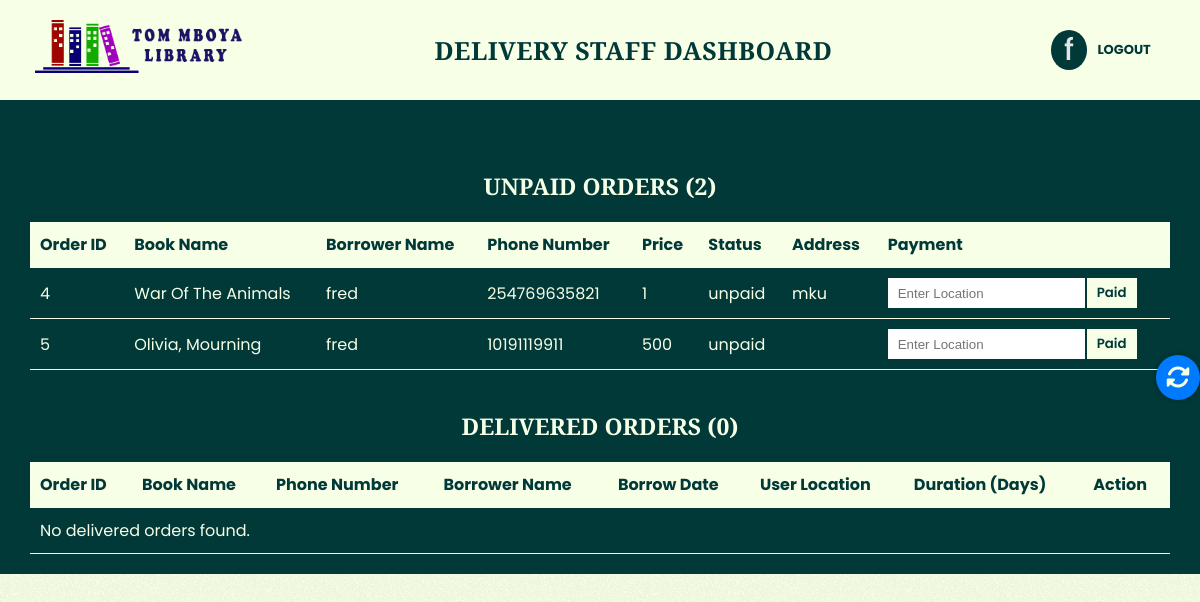
Page /deliverydashboard.php (signed in) on the committed database.
### tables this page shows
CREATE TABLE `deliverystaff` (
  `id` int(100) NOT NULL,
  `dname` varchar(100) NOT NULL,
  `demail` varchar(100) NOT NULL,
  `dphonenumber` varchar(100) NOT NULL,
  `dpassword` varchar(100) NOT NULL,
  `dnationalid` int(100) NOT NULL
);

CREATE TABLE `borrowedbooks` (
  `order_id` int(100) NOT NULL,
  `serialnumber` varchar(100) NOT NULL,
  `bookname` varchar(100) NOT NULL,
  `borrower_id` varchar(100) NOT NULL,
  `phone_no` varchar(100) NOT NULL,
  `borrower_name` varchar(100) NOT NULL,
  `borrow_date` date NOT NULL,
  `price` int(100) NOT NULL,
  `status` varchar(100) NOT NULL,
  `userlocation` varchar(100) NOT NULL,
  `address` varchar(100) NOT NULL,
  `additionalDetails` varchar(100) NOT NULL
);

### deliverydashboard.php (the view, shortened to what this page needs)
<?php
include 'config.php';
$delivery_id = mysqli_real_escape_string($conn, $_SESSION['delivery_id']);
$unpaidOrdersCountQuery = "SELECT COUNT(*) as count FROM borrowedbooks WHERE status = 'unpaid'";
$unpaidOrdersCountResult = $conn->query($unpaidOrdersCountQuery);
$unpaidOrdersCount = 0;
if ($unpaidOrdersCountResult->num_rows > 0) {
    $row = $unpaidOrdersCountResult->fetch_assoc();
    $unpaidOrdersCount = $row['count'];
}
$deliveredOrdersCountQuery = "SELECT COUNT(*) as count FROM borrowedbooks WHERE status = 'delivered'";
$deliveredOrdersCountResult = $conn->query($deliveredOrdersCountQuery);
$deliveredOrdersCount = 0;
if ($deliveredOrdersCountResult->num_rows > 0) {
    $row = $deliveredOrdersCountResult->fetch_assoc();
    $deliveredOrdersCount = $row['count'];
}
?>
<!DOCTYPE html>
<html lang="en">
<head>
    <link rel="stylesheet" href="https://cdnjs.cloudflare.com/ajax/libs/font-awesome/6.2.0/css/all.min.css" />
    <link rel="stylesheet" href="https://unicons.iconscout.com/release/v4.0.0/css/line.css">
    <link rel="stylesheet" href="https://unpkg.com/aos@next/dist/aos.css" />
    <link rel="stylesheet" href="tml.css" />
    <link rel="stylesheet" href="admin.css" />
</head>
<body>
    <header class="header">
        <div class="headflex">
            <div class="logo-card">
                <a href="deliverydashboard.php"><img src="tomimages/logo/TML PROJECT.png" alt="Tom Mboya Library"></a>
            </div>
            <div class="navbar">
                <p>Delivery Staff Dashboard</p>
            </div>
            <div class="nav-user">
                <div class="user-profile">
                    <?php
                    $sql = "SELECT * FROM `deliverystaff` WHERE id='$delivery_id'";
                    $result = $conn->query($sql);
                    if ($result->num_rows > 0) {
                        while ($row = $result->fetch_assoc()) {
                            $first_letter = substr($row["dname"], 0, 1);
                        }
                    } else {
                        $message[] = 'Email account does not exist ❌';
                    };
                    ?>
                    <div class="profiles">
                        <div class="profcircle">
                            <p>
                                <?php
                                echo $first_letter;
                                ?>
                            </p>
                        </div>
                    </div>
                    <div class="profiles">
                        <a href="deliverylogin.php" class="logoutprof" onclick="return confirm('Are you sure you want to logout?'); ">LOGOUT</a>
                    </div>
                </div>
            </div>
        </div>
    </header>
    <section class="showbooks del">
        <div class="fixed-refresh-button" onclick="refreshPage()">
            <i class="fas fa-sync-alt"></i>
        </div>
        <div class="borrowedbooks">
            <h3>Unpaid orders (<?php echo $unpaidOrdersCount; ?>)</h3>
            <table>
                <thead>
                    <tr>
                        <th>Order ID</th>
                        <th>Book Name</th>
                        <th>Borrower Name</th>
                        <th>Phone Number</th>
                        <th>Price</th>
                        <th>Status</th>
                        <th>Address</th>
                        <th>Payment</th>
                    </tr>
                </thead>
                <tbody>
                    <?php
                    $borrowedBooksQuery = "SELECT * FROM borrowedbooks WHERE status = 'unpaid'";
                    $borrowedBooksResult = $conn->query($borrowedBooksQuery);
                    if ($borrowedBooksResult->num_rows > 0) {
                        while ($borrowedBooksRow = $borrowedBooksResult->fetch_assoc()) {
                            echo "<tr>";
                            echo "<td>" . $borrowedBooksRow['order_id'] . "</td>";
                            echo "<td>" . $borrowedBooksRow['bookname'] . "</td>";
                            echo "<td>" . $borrowedBooksRow['borrower_name'] . "</td>";
                            echo "<td>" . $borrowedBooksRow['phone_no'] . "</td>";
                            echo "<td>" . $borrowedBooksRow['price'] . "</td>";
                            echo "<td>" . $borrowedBooksRow['status'] . "</td>";
                            echo "<td>" . $borrowedBooksRow['address'] . "</td>";
                            echo "<td>";
                            echo "<form method='POST' action='mark_paid.php'>";
                            echo "<input type='text' name='userlocation' placeholder='Enter Location' required>";
                            echo "<button type='submit' name='mark_paid'>Paid</button>";
                            echo "</form>";
                            echo "</tr>";
                        }
                    } else {
                        echo "<tr><td colspan='9'>No unpaid borrowed books found.</td></tr>";
                    }
                    ?>
                </tbody>
            </table>
        </div>
        <div class="currentorders">
            <h3>Delivered orders (<?php echo $deliveredOrdersCount; ?>)</h3>
            <table>
                <thead>
                    <tr>
                        <th>Order ID</th>
                        <th>Book Name</th>
                        <th>Phone Number</th>
                        <th>Borrower Name</th>
                        <th>Borrow Date</th>
                        <th>User Location</th>
                        <th>Duration (Days)</th>
                        <th>Action</th>
                    </tr>
                </thead>
                <tbody>
                    <?php
                    $detailedOrdersQuery = "SELECT order_id, bookname, phone_no, borrower_name, borrow_date, userlocation, status FROM borrowedbooks WHERE status = 'delivered'";
                    $detailedOrdersResult = $conn->query($detailedOrdersQuery);
                    if ($detailedOrdersResult->num_rows > 0) {
                        while ($detailedOrdersRow = $detailedOrdersResult->fetch_assoc()) {
                            echo "<tr>";
                            echo "<td>" . $detailedOrdersRow['order_id'] . "</td>";
                            echo "<td>" . $detailedOrdersRow['bookname'] . "</td>";
                            echo "<td>" . $detailedOrdersRow['phone_no'] . "</td>";
                            echo "<td>" . $detailedOrdersRow['borrower_name'] . "</td>";
                            echo "<td>" . $detailedOrdersRow['borrow_date'] . "</td>";
                            echo "<td>" . $detailedOrdersRow['userlocation'] . "</td>";
                            $borrowDate = new DateTime($detailedOrdersRow['borrow_date']);
                            $currentDate = new DateTime();
                            $duration = $currentDate->diff($borrowDate)->days;
                            echo "<td>" . $duration . "</td>";
                            echo "<td>";
                            echo "<form method='POST' action='mark_returned.php'>";
                            echo "<input type='hidden' name='order_id' value='" . $detailedOrdersRow['order_id'] . "'>";
                            echo "<button type='submit' name='mark_returned'>Returned</button>";
                            echo "</form>";
                            echo "</td>";
                            echo "</tr>";
                        }
                    } else {
                        echo "<tr><td colspan='10'>No delivered orders found.</td></tr>";
                    }
                    ?>
                </tbody>
            </table>
        </div>
    </section>
</body>
</html>

### tml.css (style rules this page uses)
* { margin:0; border: 0; outline: 0; padding: 0; text-decoration: none; box-sizing: border-box; }
html, body { overflow-x:hidden; scroll-behavior: smooth !important; font-family: 'Poppins', sans-serif; background-image: url('tomimages/background/noise.png'); background-position: 0 0; background-size: auto; background-color: #f7ffe7; color: #013838; }
h1,h2,h3,h4 { font-family: 'Playfair', serif; }
p { font-size: 15px; font-weight: 300; letter-spacing: .5px; line-height: 30px; }
.del { min-height: calc(100% - 100px); }
.header { position:fixed; top: 0; left: 0; right: 0; z-index:1000; background: #f7ffe7; width: 100%; }
.headflex { display:flex; flex-direction: row; align-items: center; justify-content: center; padding: 50px 40px 50px 30px; height: 70px; }
.logo-card { margin-right: auto; cursor: pointer; justify-content: flex-start; align-items: center; display: flex; flex-direction: row; width: 20%; }
.logo-card img { width: 100%; padding: 25px 5px 10px 5px; margin-bottom: 15px; margin-right: 10px; }
.navbar { display: flex; margin-left: auto; align-items: center; margin-right: auto; }
.navbar p { font-family: 'Playfair', serif; font-size: 25px; font-weight: 800; text-transform: uppercase; }
.nav-user { display: flex; flex-direction: row; margin-left: auto; justify-content: center; align-items: center; margin-right: -90px; }
.nav-user a { padding: 0px 10px; text-decoration: none; }
.user-profile { display: flex; margin-left: 40px; flex-direction: row; justify-content: space-between; }
.user-profile .profiles { display: flex; justify-content: center; align-items: center; }
.user-profile .profiles .profcircle { padding: 5px 13px 5px 13px; border-radius: 50%; background-color: #013838; display: flex; justify-content: center; align-items: center; }
.user-profile .profiles .profcircle p { color: #e6e5e5; font-size: 30px; font-weight: 500; text-transform: lowercase; }
.user-profile .profiles a { text-decoration: none; font-size: 13px; font-weight: 700; transition: .5s ease; color: #013838; }

### admin.css (style rules this page uses)
.showbooks { margin-top: 100px; padding: 20px 30px; display: flex; background-color: #013838; color: #f7ffe7; height: 100%; display: flex; flex-direction: column; }
h3 { font-size: 23px; text-align: center; font-weight: 600; text-transform: uppercase; margin-bottom: 20px; }
.fixed-refresh-button { position: fixed; bottom: 50%; right: 0; background-color: #007bff; color: #f7ffe7; padding: 10px 10px 7px 10px; border-radius: 50%; cursor: pointer; box-shadow: 0 0 5px rgba(0, 0, 0, 0.3); }
.fixed-refresh-button i { font-size: 24px; }
.showbooks button { padding: 5px 10px; background-color: #f7ffe7; color: #013838; font-weight: 600; font-family: 'Poppins', sans-serif; cursor: pointer; }
table { width: 100%; border-collapse: collapse; }
th, td { padding: 10px; text-align: left; border-bottom: 1px solid #f7ffe7; }
th { background-color: #f7ffe7; color: #013838; }
.borrowedbooks { margin-top: 50px; }
.borrowedbooks input { padding: 5px 10px; border-right: 2px solid #013838; }
.borrowedbooks form { display: flex; justify-content: left; flex-direction: row; }
.currentorders { margin-top: 40px; }

### rows in the picture
deliverystaff: dname "f"
borrowedbooks: order_id "4", bookname "War Of The Animals", borrower_name "fred", phone_no "254769635821", price "1", status "unpaid", address "mku"
borrowedbooks: order_id "5", bookname "Olivia, Mourning", borrower_name "fred", phone_no "10191119911", price "500", status "unpaid"

### other values in the picture
$unpaidOrdersCount "2"
$deliveredOrdersCount "0"
